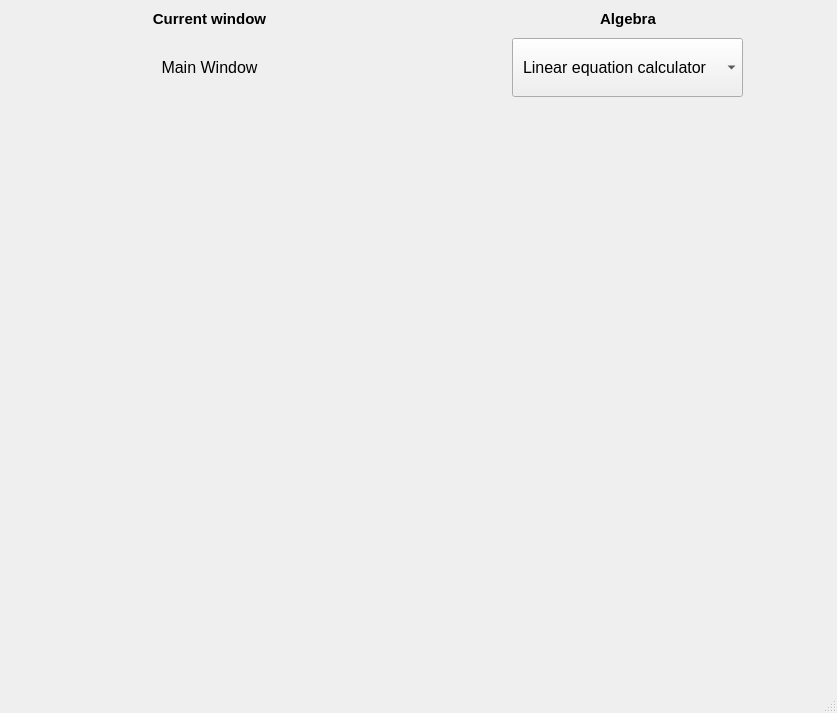
<?xml version="1.0" encoding="UTF-8"?>
<ui version="4.0">
 <class>MainWindow</class>
 <widget class="QMainWindow" name="MainWindow">
  <property name="windowModality">
   <enum>Qt::NonModal</enum>
  </property>
  <property name="enabled">
   <bool>true</bool>
  </property>
  <property name="geometry">
   <rect>
    <x>0</x>
    <y>0</y>
    <width>837</width>
    <height>713</height>
   </rect>
  </property>
  <property name="windowTitle">
   <string>Math App</string>
  </property>
  <property name="styleSheet">
   <string notr="true">*{margin: 0; padding: 0;}</string>
  </property>
  <widget class="QWidget" name="centralwidget">
   <property name="styleSheet">
    <string notr="true"/>
   </property>
   <layout class="QGridLayout" name="gridLayout_3">
    <property name="leftMargin">
     <number>0</number>
    </property>
    <property name="topMargin">
     <number>0</number>
    </property>
    <property name="rightMargin">
     <number>0</number>
    </property>
    <property name="bottomMargin">
     <number>0</number>
    </property>
    <property name="spacing">
     <number>0</number>
    </property>
    <item row="0" column="0">
     <layout class="QGridLayout" name="gridLayout" rowstretch="1,2,20" columnstretch="0,0,0">
      <property name="sizeConstraint">
       <enum>QLayout::SetDefaultConstraint</enum>
      </property>
      <property name="spacing">
       <number>0</number>
      </property>
      <item row="0" column="1">
       <widget class="QLabel" name="algebraLabel">
        <property name="sizePolicy">
         <sizepolicy hsizetype="Minimum" vsizetype="Minimum">
          <horstretch>0</horstretch>
          <verstretch>0</verstretch>
         </sizepolicy>
        </property>
        <property name="font">
         <font>
          <pointsize>11</pointsize>
          <bold>true</bold>
         </font>
        </property>
        <property name="styleSheet">
         <string notr="true">padding: 10%;</string>
        </property>
        <property name="text">
         <string>Algebra</string>
        </property>
        <property name="alignment">
         <set>Qt::AlignCenter</set>
        </property>
       </widget>
      </item>
      <item row="0" column="0">
       <widget class="QLabel" name="currWindowLabel">
        <property name="sizePolicy">
         <sizepolicy hsizetype="Minimum" vsizetype="Minimum">
          <horstretch>0</horstretch>
          <verstretch>0</verstretch>
         </sizepolicy>
        </property>
        <property name="font">
         <font>
          <pointsize>11</pointsize>
          <bold>true</bold>
         </font>
        </property>
        <property name="styleSheet">
         <string notr="true">padding: 10%;</string>
        </property>
        <property name="text">
         <string>Current window</string>
        </property>
        <property name="alignment">
         <set>Qt::AlignCenter</set>
        </property>
       </widget>
      </item>
      <item row="1" column="0">
       <widget class="QLabel" name="nameOfCurrWindowLabel">
        <property name="sizePolicy">
         <sizepolicy hsizetype="Minimum" vsizetype="Minimum">
          <horstretch>0</horstretch>
          <verstretch>0</verstretch>
         </sizepolicy>
        </property>
        <property name="font">
         <font>
          <pointsize>12</pointsize>
          <bold>false</bold>
         </font>
        </property>
        <property name="styleSheet">
         <string notr="true">padding: 10%;</string>
        </property>
        <property name="text">
         <string>Main Window</string>
        </property>
        <property name="textFormat">
         <enum>Qt::PlainText</enum>
        </property>
        <property name="alignment">
         <set>Qt::AlignCenter</set>
        </property>
       </widget>
      </item>
      <item row="2" column="0">
       <spacer name="verticalSpacer">
        <property name="orientation">
         <enum>Qt::Vertical</enum>
        </property>
        <property name="sizeHint" stdset="0">
         <size>
          <width>20</width>
          <height>40</height>
         </size>
        </property>
       </spacer>
      </item>
      <item row="1" column="1" alignment="Qt::AlignHCenter">
       <widget class="QComboBox" name="algebraComboBox">
        <property name="sizePolicy">
         <sizepolicy hsizetype="Minimum" vsizetype="Minimum">
          <horstretch>0</horstretch>
          <verstretch>0</verstretch>
         </sizepolicy>
        </property>
        <property name="font">
         <font>
          <pointsize>12</pointsize>
         </font>
        </property>
        <property name="styleSheet">
         <string notr="true">padding: 10%;</string>
        </property>
        <property name="editable">
         <bool>false</bool>
        </property>
        <item>
         <property name="text">
          <string>Linear equation calculator</string>
         </property>
        </item>
        <item>
         <property name="text">
          <string>Function inverse calculator</string>
         </property>
        </item>
       </widget>
      </item>
     </layout>
    </item>
   </layout>
  </widget>
  <widget class="QMenuBar" name="menubar">
   <property name="geometry">
    <rect>
     <x>0</x>
     <y>0</y>
     <width>837</width>
     <height>22</height>
    </rect>
   </property>
  </widget>
  <widget class="QStatusBar" name="statusbar"/>
 </widget>
 <resources/>
 <connections/>
</ui>
